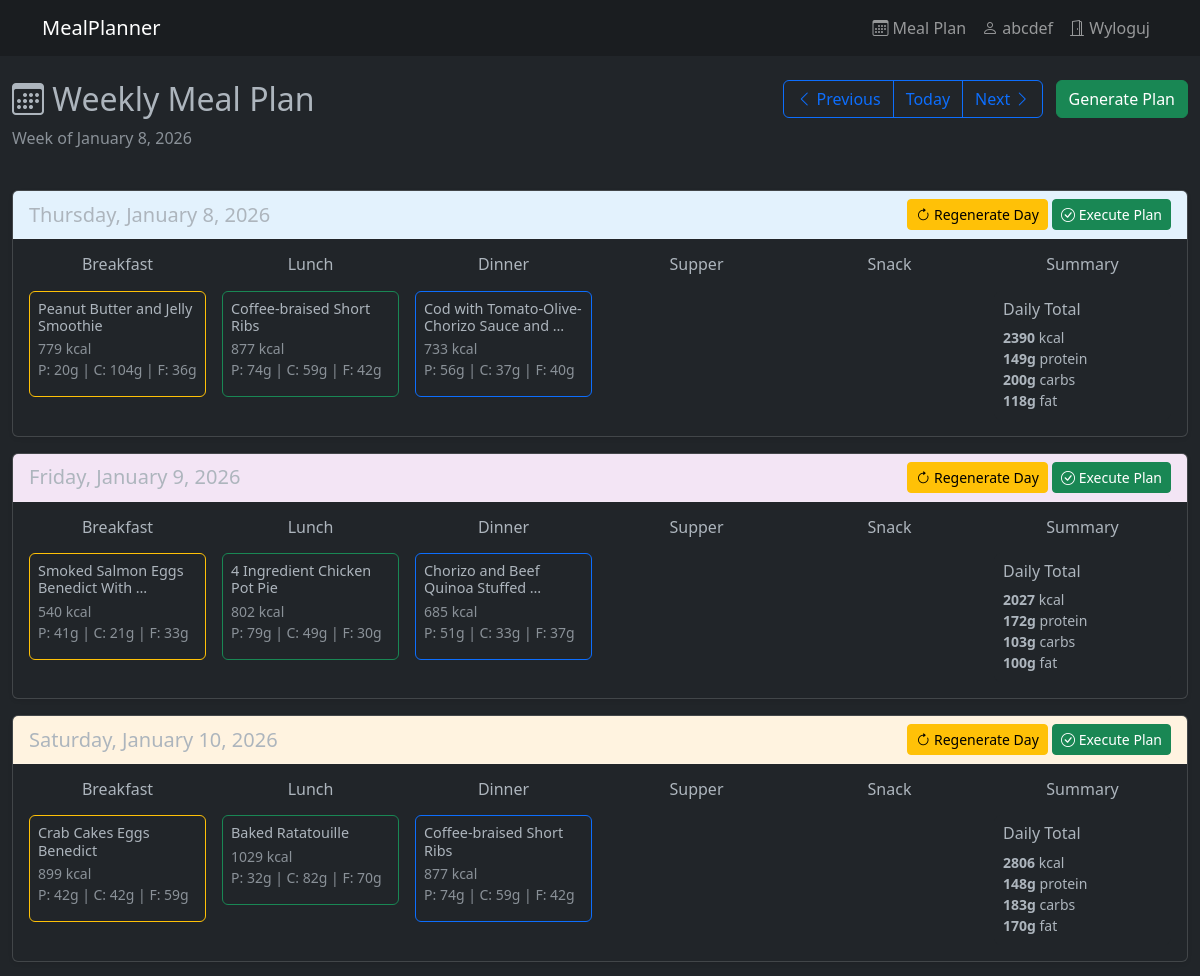
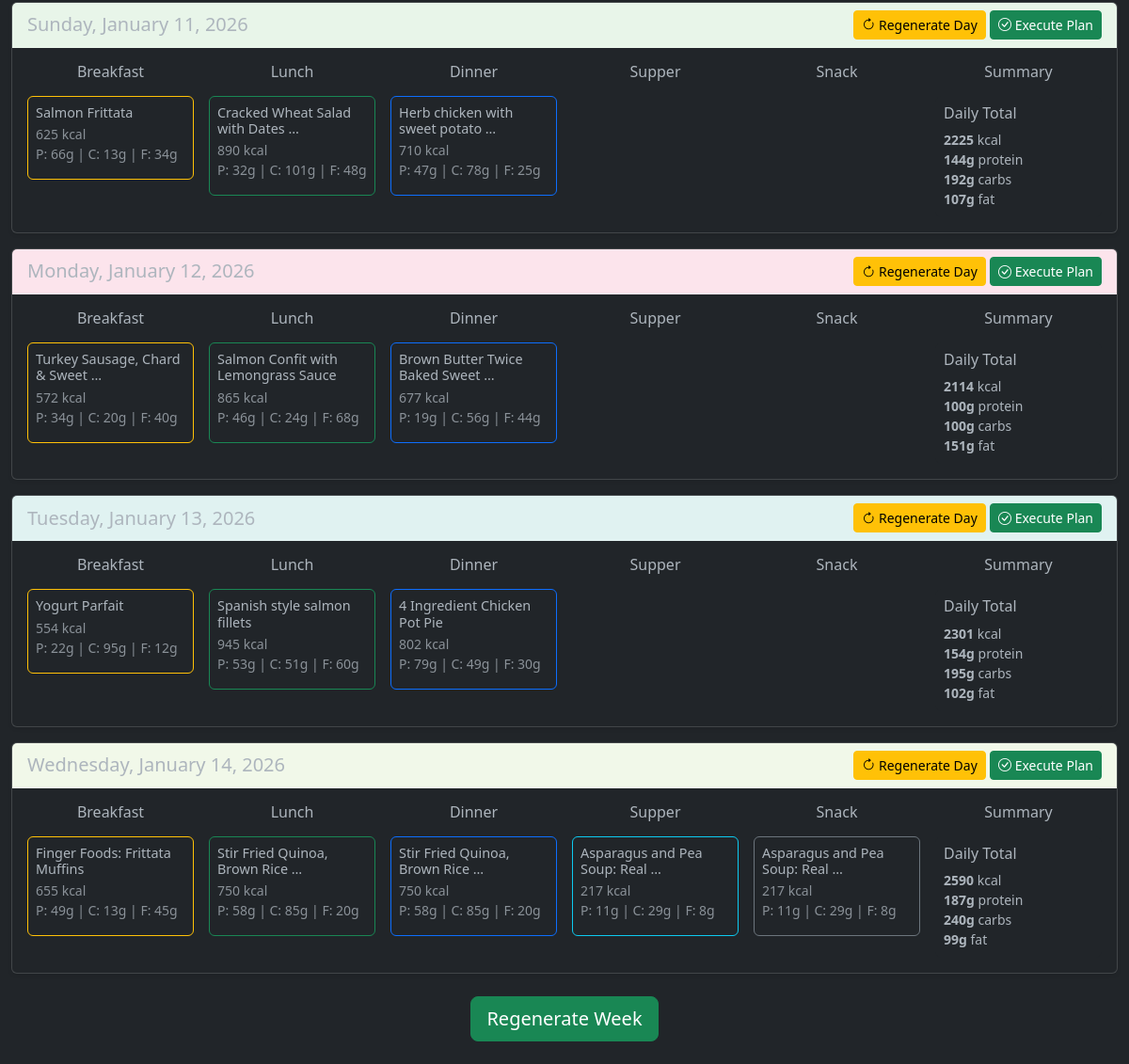
Screenshot of /meal_plan/?week_start=2026-01-08 (signed in) with the database file from the repository (2 pictures, top to bottom).
### recipes/models.py (models this page shows, shortened)
class PlannedMeal(models.Model):
    user = models.ForeignKey(User, on_delete=models.CASCADE, related_name='planned_meals')
    date = models.DateField()
    meal_type = models.CharField(max_length=20, choices=MealType.choices)
    recipe = models.ForeignKey(Recipe, blank=True, null=True, on_delete=models.CASCADE)
    ingredients_snapshot = models.JSONField(null=True,blank=True)
    custom_title = models.CharField(blank=True, null=True, max_length=300)
    custom_calories = models.DecimalField(blank=True, null=True, max_digits=6, decimal_places=2)
    custom_protein = models.DecimalField(blank=True, null=True, max_digits=5, decimal_places=2)
    custom_carbohydrates = models.DecimalField(blank=True, null=True, max_digits=5, decimal_places=2)
    custom_fat = models.DecimalField(blank=True, null=True, max_digits=5, decimal_places=2)
    servings = models.IntegerField()
    created_at = models.DateTimeField(auto_now_add=True)
    class Meta:
        ordering = ['date', 'meal_type']
        unique_together = ['user', 'date', 'meal_type']

### recipes/views.py (the view)
# urls.py: path('meal_plan/', weekly_meal_plan_view, name='meal_plan'),
@login_required
def weekly_meal_plan_view(request: HttpRequest) -> HttpResponse:
    week_start = request.GET.get('week_start')
    if week_start:
        start_date = date.fromisoformat(week_start)
    else:
        start_date = date.today()
    weekly_plan = get_weekly_plan(request.user, start_date)
    prev_week = start_date - timedelta(days=7)
    next_week = start_date + timedelta(days=7)
    return render(request, 'meal_planning/calendar.html', {
        'weekly_plan': weekly_plan,
        'start_date': start_date,
        'prev_week': prev_week,
        'next_week': next_week,
        'today': date.today()
    })

### domain/meal_planning.py (called while the page is built)
def sum_daily_macros(meals: List[PlannedMeal]) -> Dict[str, float]:
    return reduce(
        lambda acc, meal: {
            'calories': acc['calories'] + (meal.custom_calories or 0),
            'protein': acc['protein'] + (meal.custom_protein or 0),
            'carbohydrates': acc['carbohydrates'] + (meal.custom_carbohydrates or 0),
            'fat': acc['fat'] + (meal.custom_fat or 0),
        },
        meals,
        {'calories': 0, 'protein': 0, 'carbohydrates': 0, 'fat': 0}
    )

def group_by_date(planned_meals: List[PlannedMeal]) -> Dict[date, List]:
    return reduce(
        lambda acc, meal: {
            **acc,
            meal.date: acc.get(meal.date, []) + [meal]
        },
        planned_meals,
        {}
    )

def group_by_type(planned_meals: List[PlannedMeal]) -> Dict[str, List]:
    return reduce(
        lambda acc, meal: {
            **acc,
            meal.meal_type: acc.get(meal.meal_type, []) + [meal]
        },
        planned_meals,
        {}
    )

def get_weekly_plan(user: User, start_date: date) -> List:
    end_date = start_date + timedelta(days=7)
    planned_meals = PlannedMeal.objects.filter(
        user=user,
        date__gte=start_date,
        date__lt=end_date
    ).select_related('recipe')
    grouped = group_by_date(planned_meals)
    return list(map(
        lambda day_offset: {
            'date': start_date + timedelta(days=day_offset),
            'meals': grouped.get(start_date + timedelta(days=day_offset), []),
            'meals_by_type': group_by_type(grouped.get(start_date + timedelta(days=day_offset), []), ),
            'total_macros': sum_daily_macros(
                grouped.get(start_date + timedelta(days=day_offset), [])
            )
        },
        range(7)
    ))

### templates/meal_planning/calendar.html (shortened to what this page needs)
{% extends 'base.html' %}
{% block content %}
<div class="container-fluid mt-4">
    <div class="row mb-4">
        <div class="col-md-6">
            <h2><i class="bi bi-calendar3"></i> Weekly Meal Plan</h2>
            <p class="text-muted">
                Week of {{ start_date|date:"F j, Y" }}
            </p>
        </div>
        <div class="col-md-6 text-end">
            <div class="btn-group me-2" role="group">
                <a href="?week_start={{ prev_week|date:'Y-m-d' }}" class="btn btn-outline-primary">
                    <i class="bi bi-chevron-left"></i> Previous
                </a>
                <a href="?week_start={{ today|date:'Y-m-d' }}" class="btn btn-outline-primary">
                     Today
                </a>
                <a href="?week_start={{ next_week|date:'Y-m-d' }}" class="btn btn-outline-primary">
                    Next <i class="bi bi-chevron-right"></i>
                </a>
            </div>
            <div class="btn-group" role="group">
                <a href="{% url 'generate_meal_plan' %}" class="btn btn-success">
                    Generate Plan
                </a>
            </div>
        </div>
    </div>
    {% for day in weekly_plan %}
    <div class="card shadow-sm mb-3">
        <div class="card-header" style="background-color: {% cycle '#e3f2fd' '#f3e5f5' '#fff3e0' '#e8f5e9' '#fce4ec' '#e0f2f1' '#f1f8e9' %};">
            <div class="row align-items-center">
                <div class="col-md-6">
                    <h5 class="mb-0">
                        {{ day.date|date:"l, F j, Y" }}
                    </h5>
                </div>
                <div class="col-md-6 text-end">
                    {% if day.meals %}
                    <a href="{% url 'regenerate_day' date_str=day.date|date:'Y-m-d' %}"
                       class="btn btn-sm btn-warning"
                       onclick="return confirm('Regenerate all meals for this day?')">
                        <i class="bi bi-arrow-clockwise"></i> Regenerate Day
                    </a>
                    <a href="{% url 'execute_daily_plan' date_str=day.date|date:'Y-m-d' %}"
                       class="btn btn-sm btn-success"
                       onclick="return confirm('Copy this day\'s plan to your food log?')">
                        <i class="bi bi-check-circle"></i> Execute Plan
                    </a>
                    {% else %}
                    <span class="text-muted">No meals planned</span>
                    {% endif %}
                </div>
            </div>
        </div>
        <div class="card-body">
            <div class="row g-3">
                <div class="col-md-2">
                    <div class="meal-column">
                        <h6 class="text-center mb-3">
                             Breakfast
                        </h6>
                        {% if day.meals_by_type.breakfast %}
                            {% for meal in day.meals_by_type.breakfast %}
                            <div class="card meal-card border-warning mb-2">
                                <div class="card-body p-2">
                                    <h6 class="card-title mb-1" style="font-size: 0.9rem;">
                                        {{ meal.custom_title|truncatewords:5 }}
                                    </h6>
                                    <p class="card-text small text-muted mb-2">
                                         {{ meal.custom_calories|floatformat:0 }} kcal
                                        <br>
                                        P: {{ meal.custom_protein|floatformat:0 }}g |
                                        C: {{ meal.custom_carbohydrates|floatformat:0 }}g |
                                        F: {{ meal.custom_fat|floatformat:0 }}g
                                    </p>
                                </div>
                            </div>
                            {% endfor %}
                        {% endif %}
                    </div>
                </div>
                <div class="col-md-2">
                    <div class="meal-column">
                        <h6 class="text-center mb-3">
                             Lunch
                        </h6>
                        {% if day.meals_by_type.lunch %}
                            {% for meal in day.meals_by_type.lunch %}
                            <div class="card meal-card border-success mb-2">
                                <div class="card-body p-2">
                                    <h6 class="card-title mb-1" style="font-size: 0.9rem;">
                                        {{ meal.custom_title|truncatewords:5 }}
                                    </h6>
                                    <p class="card-text small text-muted mb-2">
                                         {{ meal.custom_calories|floatformat:0 }} kcal
                                        <br>
                                        P: {{ meal.custom_protein|floatformat:0 }}g |
                                        C: {{ meal.custom_carbohydrates|floatformat:0 }}g |
                                        F: {{ meal.custom_fat|floatformat:0 }}g
                                    </p>
                                </div>
                            </div>
                            {% endfor %}
                        {% endif %}
                    </div>
                </div>
                <div class="col-md-2">
                    <div class="meal-column">
                        <h6 class="text-center mb-3">
                             Dinner
                        </h6>
                        {% if day.meals_by_type.dinner %}
                            {% for meal in day.meals_by_type.dinner %}
                            <div class="card meal-card border-primary mb-2">
                                <div class="card-body p-2">
                                    <h6 class="card-title mb-1" style="font-size: 0.9rem;">
                                        {{ meal.custom_title|truncatewords:5 }}
                                    </h6>
                                    <p class="card-text small text-muted mb-2">
                                         {{ meal.custom_calories|floatformat:0 }} kcal
                                        <br>
                                        P: {{ meal.custom_protein|floatformat:0 }}g |
                                        C: {{ meal.custom_carbohydrates|floatformat:0 }}g |
                                        F: {{ meal.custom_fat|floatformat:0 }}g
                                    </p>
                                </div>
                            </div>
                            {% endfor %}
                        {% endif %}
                    </div>
                </div>
                <div class="col-md-2">
                    <div class="meal-column">
                        <h6 class="text-center mb-3">
                             Supper
                        </h6>
                        {% if day.meals_by_type.supper %}
                            {% for meal in day.meals_by_type.supper %}
                            <div class="card meal-card border-info mb-2">
                                <div class="card-body p-2">
                                    <h6 class="card-title mb-1" style="font-size: 0.9rem;">
                                        {{ meal.custom_title|truncatewords:5 }}
                                    </h6>
                                    <p class="card-text small text-muted mb-2">
                                         {{ meal.custom_calories|floatformat:0 }} kcal
                                        <br>
                                        P: {{ meal.custom_protein|floatformat:0 }}g |
                                        C: {{ meal.custom_carbohydrates|floatformat:0 }}g |
                                        F: {{ meal.custom_fat|floatformat:0 }}g
                                    </p>
                                </div>
                            </div>
                            {% endfor %}
                        {% endif %}
                    </div>
                </div>
                <div class="col-md-2">
                    <div class="meal-column">
                        <h6 class="text-center mb-3">
                             Snack
                        </h6>
                        {% if day.meals_by_type.snack %}
                            {% for meal in day.meals_by_type.snack %}
                            <div class="card meal-card border-secondary mb-2">
                                <div class="card-body p-2">
                                    <h6 class="card-title mb-1" style="font-size: 0.9rem;">
                                        {{ meal.custom_title|truncatewords:5 }}
                                    </h6>
                                    <p class="card-text small text-muted mb-2">
                                         {{ meal.custom_calories|floatformat:0 }} kcal
                                        <br>
                                        P: {{ meal.custom_protein|floatformat:0 }}g |
                                        C: {{ meal.custom_carbohydrates|floatformat:0 }}g |
                                        F: {{ meal.custom_fat|floatformat:0 }}g
                                    </p>
                                </div>
                            </div>
                            {% endfor %}
                        {% endif %}
                    </div>
                </div>
                <div class="col-md-2">
                    <div class="meal-column">
                        <h6 class="text-center mb-3">
                             Summary
                        </h6>
                        {% if day.meals %}
                        <div class="card border-dark">
                            <div class="card-body p-2">
                                <h6 class="card-title mb-2">Daily Total</h6>
                                <ul class="list-unstyled small mb-0">
                                    <li> <strong>{{ day.total_macros.calories|floatformat:0 }}</strong> kcal</li>
                                    <li> <strong>{{ day.total_macros.protein|floatformat:0 }}g</strong> protein</li>
                                    <li> <strong>{{ day.total_macros.carbohydrates|floatformat:0 }}g</strong> carbs</li>
                                    <li> <strong>{{ day.total_macros.fat|floatformat:0 }}g</strong> fat</li>
                                </ul>
                            </div>
                        </div>
                        {% else %}
                        <div class="card border-secondary">
                            <div class="card-body p-3 text-center">
                                <p class="text-muted mb-0 small">No meals planned for this day</p>
                            </div>
                        </div>
                        {% endif %}
                    </div>
                </div>
            </div>
        </div>
    </div>
    {% endfor %}
   <div class="text-center my-4">
    <a href="{% url 'generate_meal_plan' %}?start_date={{ start_date|date:'Y-m-d' }}"
       class="btn btn-success btn-lg"
       onclick="return confirm('Generate meals for this week? Existing meals will be replaced.')">
        {% if weekly_plan.0.meals %}Regenerate{% else %}Generate{% endif %} Week
    </a>
</div>
</div>
{% endblock %}

### templates/base.html (shortened to what this page needs)
<!DOCTYPE html>
<html data-bs-theme="dark">
<head>
    <link href="https://cdn.jsdelivr.net/npm/bootstrap@5.3.0/dist/css/bootstrap.min.css" rel="stylesheet">
    <link rel="stylesheet" href="https://cdn.jsdelivr.net/npm/bootstrap-icons@1.13.1/font/bootstrap-icons.min.css">
</head>
<body>
    <nav class="navbar navbar-expand-lg navbar-dark bg-dark-subtle">
        <div class="container">
            <a class="navbar-brand" href="/">MealPlanner</a>
            <ul class="navbar-nav ms-auto">
                <li class="nav-item">
                    <a class="nav-link" href="{% url 'meal_plan' %}">
                        <i class="bi bi-calendar3"></i> Meal Plan
                    </a>
                </li>
                <li class="nav-item">
                    <a class="nav-link" href="/profile/">
                        <i class="bi bi-person"></i> {{ user.username }}
                    </a>
                </li>
                <li class="nav-item">
                    <a class="nav-link" href="/logout/">
                        <i class="bi bi-door-open"></i> Wyloguj
                    </a>
                </li>
            </ul>
        </div>
    </nav>
    {% block content %}
    {% endblock %}
</body>
</html>

### templates/meal_planning/calendar.html (style rules this page uses)
.meal-column { min-height: 150px; }

### rows the page displays
PlannedMeal: custom_title "Peanut Butter and Jelly Smoothie", custom_calories "779", custom_protein "20", custom_carbohydrates "104", custom_fat "36"
PlannedMeal: custom_title "Coffee-braised Short Ribs", custom_calories "877", custom_protein "74", custom_carbohydrates "59", custom_fat "42"
PlannedMeal: custom_title "Cod with Tomato-Olive-Chorizo Sauce and …", custom_calories "733", custom_protein "56", custom_carbohydrates "37", custom_fat "40"
PlannedMeal: custom_title "Smoked Salmon Eggs Benedict With …", custom_calories "540", custom_protein "41", custom_carbohydrates "21", custom_fat "33"
PlannedMeal: custom_title "4 Ingredient Chicken Pot Pie", custom_calories "802", custom_protein "79", custom_carbohydrates "49", custom_fat "30"
PlannedMeal: custom_title "Chorizo and Beef Quinoa Stuffed …", custom_calories "685", custom_protein "51", custom_carbohydrates "33", custom_fat "37"
PlannedMeal: custom_title "Crab Cakes Eggs Benedict", custom_calories "899", custom_protein "42", custom_carbohydrates "42", custom_fat "59"
PlannedMeal: custom_title "Baked Ratatouille", custom_calories "1029", custom_protein "32", custom_carbohydrates "82", custom_fat "70"
PlannedMeal: custom_title "Coffee-braised Short Ribs", custom_calories "877", custom_protein "74", custom_carbohydrates "59", custom_fat "42"
PlannedMeal: custom_title "Salmon Frittata", custom_calories "625", custom_protein "66", custom_carbohydrates "13", custom_fat "34"
PlannedMeal: custom_title "Cracked Wheat Salad with Dates …", custom_calories "890", custom_protein "32", custom_carbohydrates "101", custom_fat "48"
PlannedMeal: custom_title "Herb chicken with sweet potato …", custom_calories "710", custom_protein "47", custom_carbohydrates "78", custom_fat "25"
PlannedMeal: custom_title "Turkey Sausage, Chard & Sweet …", custom_calories "572", custom_protein "34", custom_carbohydrates "20", custom_fat "40"
PlannedMeal: custom_title "Salmon Confit with Lemongrass Sauce", custom_calories "865", custom_protein "46", custom_carbohydrates "24", custom_fat "68"
PlannedMeal: custom_title "Brown Butter Twice Baked Sweet …", custom_calories "677", custom_protein "19", custom_carbohydrates "56", custom_fat "44"
PlannedMeal: custom_title "Yogurt Parfait", custom_calories "554", custom_protein "22", custom_carbohydrates "95", custom_fat "12"
PlannedMeal: custom_title "Spanish style salmon fillets", custom_calories "945", custom_protein "53", custom_carbohydrates "51", custom_fat "60"
PlannedMeal: custom_title "4 Ingredient Chicken Pot Pie", custom_calories "802", custom_protein "79", custom_carbohydrates "49", custom_fat "30"
PlannedMeal: custom_title "Finger Foods: Frittata Muffins", custom_calories "655", custom_protein "49", custom_carbohydrates "13", custom_fat "45"
PlannedMeal: custom_title "Stir Fried Quinoa, Brown Rice …", custom_calories "750", custom_protein "58", custom_carbohydrates "85", custom_fat "20"
PlannedMeal: custom_title "Stir Fried Quinoa, Brown Rice …", custom_calories "750", custom_protein "58", custom_carbohydrates "85", custom_fat "20"
PlannedMeal: custom_title "Asparagus and Pea Soup: Real …", custom_calories "217", custom_protein "11", custom_carbohydrates "29", custom_fat "8"
PlannedMeal: custom_title "Asparagus and Pea Soup: Real …", custom_calories "217", custom_protein "11", custom_carbohydrates "29", custom_fat "8"

### other values shown
{{ user.username }} "abcdef"
{{ start_date|date:"F j, Y" }} "January 8, 2026"
{{ day.date|date:"l, F j, Y" }} "Thursday, January 8, 2026" "Friday, January 9, 2026" "Saturday, January 10, 2026" "Sunday, January 11, 2026" "Monday, January 12, 2026" "Tuesday, January 13, 2026" "Wednesday, January 14, 2026"
{{ day.total_macros.calories|floatformat:0 }} "2390" "2027" "2806" "2225" "2114" "2301" "2590"
{{ day.total_macros.protein|floatformat:0 }} "149" "172" "148" "144" "100" "154" "187"
{{ day.total_macros.carbohydrates|floatformat:0 }} "200" "103" "183" "192" "100" "195" "240"
{{ day.total_macros.fat|floatformat:0 }} "118" "100" "170" "107" "151" "102" "99"
